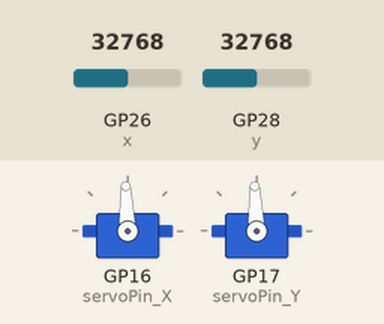
Bench run of a program on a simulated Raspberry Pi Pico running MicroPython. On the bench: 2 × servo. The test bench sets the inputs (shaded band); at power-on: GP26 (x) = 32768, GP28 (y) = 32768 (analog values on the 0–65535 scale). Servo angles are drawn from the pulse width (0.5 ms = 0°, 2.5 ms = 180°); what the program prints to the serial console is not drawn.

Above: at 1.2 s.
1.3 s: GP26 (x) set to 45874
At 2.0 s:
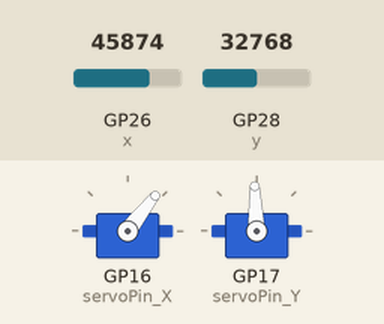
2.8 s: GP28 (y) set to 45874
At 3.1 s:
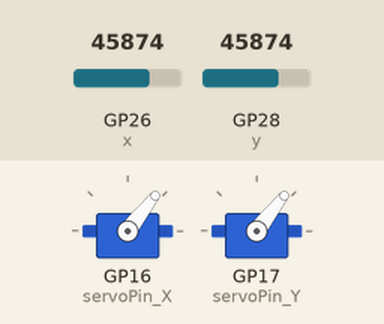
4.3 s: GP26 (x) set to 57670
At 5.5 s:
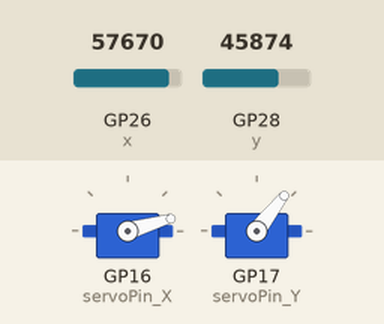
5.8 s: GP28 (y) set to 57670
At 6.7 s:
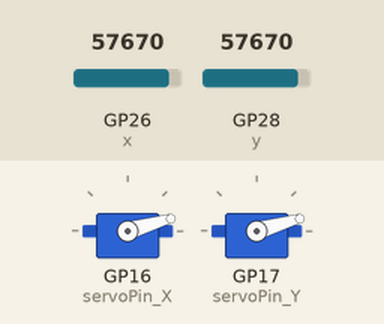
7.3 s: GP26 (x) set to 0
At 7.8 s:
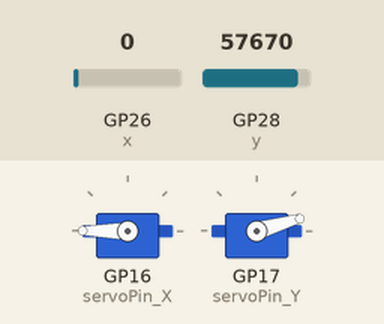
Timing chart, 0 to 9.8 s (numbered marks = the images above; inputs shaded):
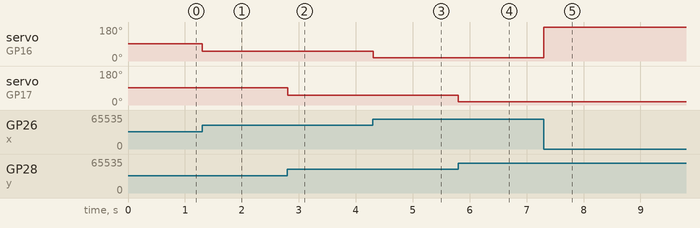

The program:

JoyStick.py
```python
import machine
import time
from machine import Pin, PWM
from time import sleep

x=machine.ADC(26)
y=machine.ADC(28)
servoPin_X = PWM(Pin(16))
servoPin_X.freq(50)
servoPin_Y = PWM(Pin(17))
servoPin_Y.freq(50)

time.sleep(0.001)
x_zero = x.read_u16()/100
y_zero = y.read_u16()/100

def servo(degrees,degrees1):
    maxDuty = 9000
    minDuty = 1000
    newDuty_x = minDuty + (maxDuty - minDuty)*(degrees/180)
    newDuty_y = minDuty + (maxDuty - minDuty)*(degrees1/180)
    servoPin_X.duty_u16(int(newDuty_x))
    servoPin_Y.duty_u16(int(newDuty_y))

def joystick():
    reading=x.read_u16()
    x_data = round(x_zero-reading/100)
    print('X= ',x_data)
    reading=y.read_u16()
    y_data = round(y_zero-reading/100)
    print('Y= ',y_data)
    time.sleep(0.001)
    return (x_data, y_data)

while True:
    a,b = joystick()
    servo((a/4)+90, (b/4)+90)
    sleep(0.001)


    
```

Measured:
- after the input at 1.3 s, servo on GP16 (servoPin_X): 92° → 52° at once
- after the input at 2.8 s, servo on GP17 (servoPin_Y): 92° → 52° at once
- after the input at 4.3 s, servo on GP16 (servoPin_X): 52° → 16° at once
- after the input at 5.8 s, servo on GP17 (servoPin_Y): 52° → 16° at once
- after the input at 7.3 s, servo on GP16 (servoPin_X): 16° → 180° at once
